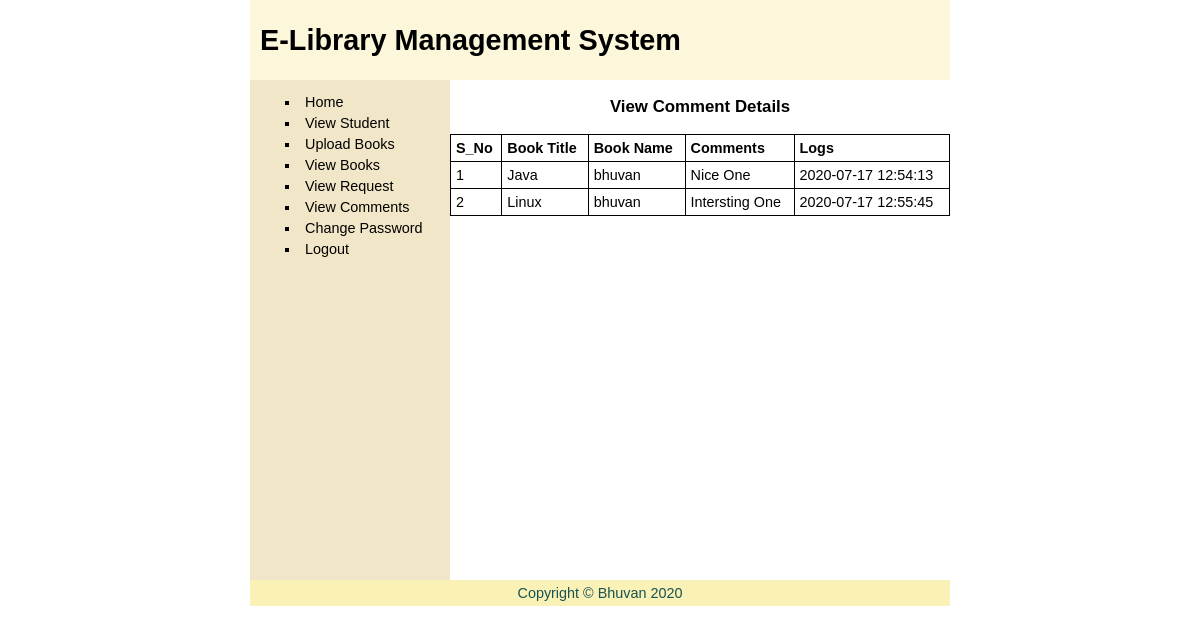
The page /view_comments.php (signed in) on the database its author committed.
### tables this page shows
CREATE TABLE `comment` (
  `CID` int(11) NOT NULL,
  `BID` int(11) NOT NULL,
  `SID` int(11) NOT NULL,
  `COM` varchar(150) NOT NULL,
  `LOGS` datetime NOT NULL
);

CREATE TABLE `book` (
  `BID` int(11) NOT NULL,
  `BTITLE` varchar(100) NOT NULL,
  `KEYWORDS` varchar(100) NOT NULL,
  `FILE` varchar(200) NOT NULL
);

CREATE TABLE `student` (
  `ID` int(11) NOT NULL,
  `NAME` varchar(150) NOT NULL,
  `PASS` varchar(150) NOT NULL,
  `MAIL` varchar(150) NOT NULL,
  `DEP` varchar(150) NOT NULL
);

### view_comments.php (the view, shortened to what this page needs)
<?php
include 'database.php';
?>
<!DOCTYPE html>
<html lang="en">
<head>
    <link rel="stylesheet" href="css/style.css">
</head>
<body>
    <div id="container">
        <div id="header">
        <h1>E-Library Management System</h1>
        </div>
        <div id="wrapper">
<h3 id='heading'> View Comment Details</h3>
<?php
               $sql="SELECT book.BTITLE,student.NAME,comment.COM,comment.LOGS FROM comment
               INNER JOIN book on book.BID=comment.BID INNER JOIN student on comment.SID=student.ID  ";
               $res=$db->query($sql);
               if($res->num_rows>0){
         echo "<table>
         <tr>
         <th>S_No</th>
         <th>Book Title</th>
         <th>Book Name</th>
         <th>Comments</th>
         <th>Logs</th>
         </tr>";
         $i=1;
         while($row=$res->fetch_assoc()){
echo " <tr>";
echo "<td> {$i}</td>";
echo "<td> {$row['BTITLE']}</td>";
echo "<td> {$row['NAME']}</td>";
echo "<td> {$row['COM']}</td>";
echo "<td> {$row['LOGS']}</td>";
echo " </tr>";
$i++;
         }
         echo "</table>";
               }
               else{
                   echo "<p class='error'> No Comments Found</p>";
               }
?>
          </div>
        <div id="navi">
            <?php include 'adminsidebar.php'?>
        </div>
        <div id='footer'>
        <p>Copyright &copy; Bhuvan 2020</p>
        </div>
    </div>
</body>
</html>

### css/style.css (style rules this page uses)
html,body { margin: 0; padding: 0; }
body { font:90% sans-serif; text-align: center; }
#header { background-color: #fcf7da; }
#header h1 { height: 80px; margin: 0; padding-left: 10px; line-height: 80px; }
#container { height: auto; width: 700px; margin: 0 auto; text-align: left; }
#wrapper { float: right; width: 500px; }
#navi { float: left; height: 500px; width: 200px; background: #f1e6c7; }
#footer { clear: both; width: 100%; background: #faf1b6; }
#footer p { margin: 0px; padding: 5px 10px; text-align: center; color: rgb(24, 82, 82); }
P { margin: 0 10px 10px; }
#heading { text-align: center; }
table { width: 100%; border-collapse: collapse; }
table td, table th { border: 1px solid black; padding: 5px; }

### rows shown on the page
comment: BID.BTITLE "Java", student.NAME "bhuvan", COM "Nice One", LOGS "2020-07-17 12:54:13"
comment: BID.BTITLE "Linux", student.NAME "bhuvan", COM "Intersting One", LOGS "2020-07-17 12:55:45"
